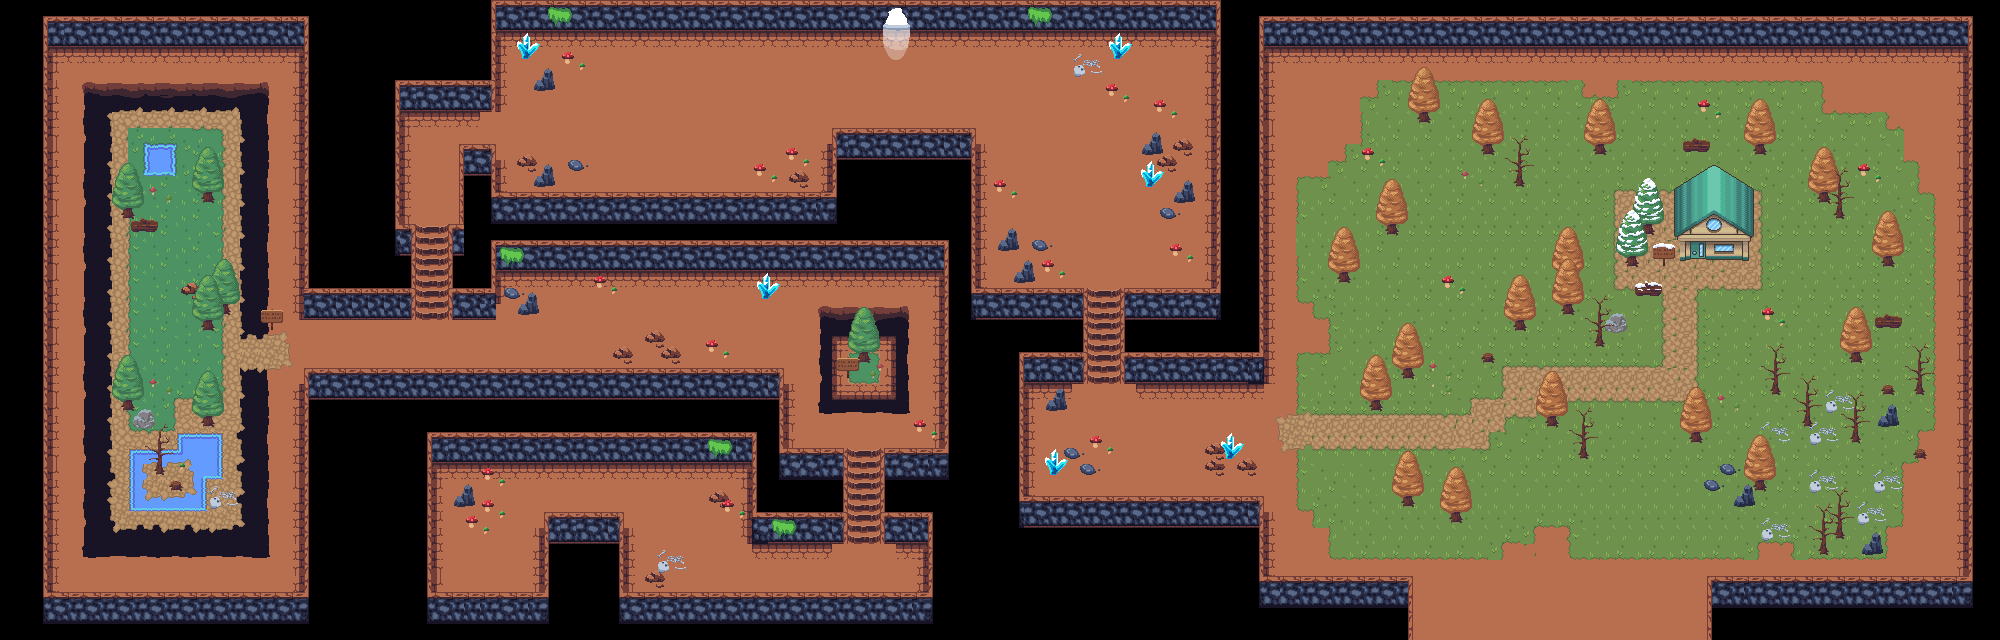

This is a level from a 2D game, rendered from its Tiled map with the project's own tilesets. A one-line summary and the map file follow, with tile-layer data summarised:
An orthogonal 125x40 tile map with 16x16 px tiles, 9 tile layers (Sol, Murs/chemins, Escaliers, Decorations 1, ...), 5 tilesets and 175 objects (159x collision, exit_ca, exit_moi, spawn_player_moi, spawn_player_ca, ...).

<map version="1.9" tiledversion="1.9.0" orientation="orthogonal" renderorder="right-down" width="125" height="40" tilewidth="16" tileheight="16" infinite="0" nextlayerid="12" nextobjectid="210">
 <tileset firstgid="1" name="tileset_dungeon" tilewidth="16" tileheight="16" tilecount="256" columns="16">
  <image source="tileset_dungeon.png" trans="000000" width="256" height="256" />
 </tileset>
 <tileset firstgid="257" name="nature_automne" tilewidth="16" tileheight="16" tilecount="540" columns="30">
  <image source="nature_automne.png" trans="000000" width="480" height="288" />
 </tileset>
 <tileset firstgid="797" name="nature_hiver" tilewidth="16" tileheight="16" tilecount="720" columns="40">
  <image source="nature_hiver.png" trans="000000" width="640" height="288" />
 </tileset>
 <tileset firstgid="1517" source="nature.tsx" />
 <tileset firstgid="2237" name="House" tilewidth="16" tileheight="16" tilecount="775" columns="31">
  <image source="House.png" trans="ffffff" width="500" height="400" />
 </tileset>
 <layer id="2" name="Sol" width="125" height="40">
  <data>[5000 cells, 3290 non-empty, 71 distinct tile ids]</data>
 </layer>
 <layer id="1" name="Murs/chemins" width="125" height="40">
  <data>[5000 cells, 3105 non-empty, 235 distinct tile ids]</data>
 </layer>
 <layer id="4" name="Escaliers" width="125" height="40">
  <data>[5000 cells, 140 non-empty, 25 distinct tile ids]</data>
 </layer>
 <layer id="3" name="Decorations 1" width="125" height="40">
  <data>[5000 cells, 828 non-empty, 188 distinct tile ids]</data>
 </layer>
 <layer id="5" name="Décorations 2" width="125" height="40">
  <data>[5000 cells, 341 non-empty, 88 distinct tile ids]</data>
 </layer>
 <objectgroup id="6" name="Objets" visible="0">
  <object id="1" name="collision" x="122" y="205.333" width="12.6667" height="15.3333" />
  <object id="2" name="collision" x="130" y="218.667" width="28" height="14" />
  <object id="3" name="collision" x="199.333" y="188.667" width="13.3333" height="14" />
  <object id="4" name="collision" x="202" y="316.667" width="9.33333" height="14" />
  <object id="5" name="collision" x="217.333" y="300.667" width="12" height="13.3333" />
  <object id="6" name="collision" x="182.667" y="282" width="16.6667" height="12.6667" />
  <object id="7" name="collision" x="120" y="398" width="14" height="12" />
  <object id="8" name="collision" x="132" y="410" width="21.3333" height="18" />
  <object id="9" name="collision" x="203.333" y="414.667" width="10" height="12" />
  <object id="10" name="collision" x="179.333" y="436" width="40" height="41.3333" />
  <object id="11" name="collision" x="130.667" y="452" width="73.3333" height="57.3333" />
  <object id="12" name="collision" x="145.333" y="145.333" width="27.3333" height="29.3333" />
  <object id="13" name="collision" x="269.333" y="312.667" width="6" height="19.3333" />
  <object id="15" name="collision" x="242" y="88" width="24.6667" height="244.667" />
  <object id="16" name="collision" x="86" y="87.3333" width="179.333" height="22.6667" />
  <object id="17" name="collision" x="85.3333" y="101.333" width="24" height="452" />
  <object id="18" name="collision" x="86" y="527.333" width="179.333" height="27.3333" />
  <object id="19" name="collision" x="242" y="370" width="22" height="184.667" />
  <object id="20" name="collision" x="39.3333" y="15.3333" width="7.33333" height="608" />
  <object id="21" name="collision" x="43.3333" y="592.667" width="264" height="32" />
  <object id="22" name="collision" x="302" y="368.667" width="5.33333" height="256.667" />
  <object id="24" name="collision" x="40.6667" y="15.3333" width="269.333" height="32" />
  <object id="25" name="collision" x="303.333" y="14.6667" width="7.33333" height="304" />
  <object id="26" name="collision" x="303.333" y="288.667" width="112.667" height="31.3333" />
  <object id="27" name="collision" x="449.333" y="288" width="47.3333" height="31.3333" />
  <object id="28" name="collision" x="491.333" y="240" width="5.33333" height="80" />
  <object id="31" name="collision" x="410" y="226" width="6.66667" height="94" />
  <object id="32" name="collision" x="394" y="224" width="18" height="29.3333" />
  <object id="33" name="collision" x="394" y="80.6667" width="6" height="174.667" />
  <object id="34" name="collision" x="395.333" y="80.6667" width="100" height="31.3333" />
  <object id="35" name="collision" x="491.333" y="0" width="4.66667" height="112" />
  <object id="36" name="collision" x="910.667" y="0" width="308.667" height="31.3333" />
  <object id="38" name="collision" x="862.667" y="-0.666667" width="66" height="16" />
  <object id="39" name="collision" x="491.333" y="0.666667" width="390" height="31.3333" />
  <object id="40" name="collision" x="448.667" y="224" width="6" height="92.6667" />
  <object id="42" name="collision" x="455.333" y="144" width="9.33333" height="110.667" />
  <object id="43" name="collision" x="460" y="144.667" width="36" height="31.3333" />
  <object id="44" name="collision" x="490.667" y="144" width="6" height="78.6667" />
  <object id="45" name="collision" x="490" y="191.333" width="346" height="31.3333" />
  <object id="46" name="collision" x="830.667" y="128" width="6" height="95.3333" />
  <object id="47" name="collision" x="830" y="126.667" width="145.333" height="32.6667" />
  <object id="48" name="collision" x="970.667" y="126" width="6" height="194" />
  <object id="49" name="collision" x="970" y="286" width="116.667" height="33.3333" />
  <object id="50" name="collision" x="1120.67" y="286.667" width="100.667" height="33.3333" />
  <object id="51" name="collision" x="1213.33" y="0" width="5.33333" height="320.667" />
  <object id="52" name="collision" x="534.667" y="76" width="20" height="14.6667" />
  <object id="53" name="collision" x="516.667" y="48" width="14.6667" height="12" />
  <object id="54" name="collision" x="536.667" y="176" width="18.6667" height="10.6667" />
  <object id="55" name="collision" x="520" y="157.333" width="14.6667" height="8.66667" />
  <object id="56" name="collision" x="568.667" y="161.333" width="14.6667" height="7.33333" />
  <object id="57" name="collision" x="787.333" y="172.667" width="21.3333" height="8.66667" />
  <object id="58" name="collision" x="1109.33" y="48" width="14" height="12" />
  <object id="59" name="collision" x="1142.67" y="144" width="19.3333" height="10.6667" />
  <object id="60" name="collision" x="1158.67" y="158.667" width="18.6667" height="8.66667" />
  <object id="61" name="collision" x="1173.33" y="140.667" width="18" height="10.6667" />
  <object id="62" name="collision" x="1176" y="194.667" width="18" height="8.66667" />
  <object id="64" name="collision" x="1157.33" y="208.667" width="18.6667" height="10.6667" />
  <object id="65" name="collision" x="1145.33" y="174" width="10" height="14" />
  <object id="66" name="collision" x="998" y="240" width="21.3333" height="10.6667" />
  <object id="67" name="collision" x="1032.67" y="239.333" width="14.6667" height="11.3333" />
  <object id="68" name="collision" x="1014.33" y="271.333" width="21.3333" height="11.6667" />
  <object id="69" name="collision" x="300" y="367.333" width="484.667" height="32" />
  </objectgroup>
 <objectgroup id="7" name="NPC paths" visible="0">
  <!-- 10 objects omitted --></objectgroup>
 <layer id="10" name="Couche inutilisée" width="125" height="40">
  <data>[5000 cells, 0 non-empty, 0 distinct tile ids]</data>
 </layer>
 <layer id="11" name="Couche inutilisée2" width="125" height="40">
  <data>[5000 cells, 0 non-empty, 0 distinct tile ids]</data>
 </layer>
 <layer id="8" name="Décorations partie sup" width="125" height="40">
  <data>[5000 cells, 200 non-empty, 56 distinct tile ids]</data>
 </layer>
 <layer id="9" name="Décorations partie sup 2" width="125" height="40">
  <data>[5000 cells, 106 non-empty, 35 distinct tile ids]</data>
 </layer>
</map>
<!-- 113 of 175 objects omitted -->
